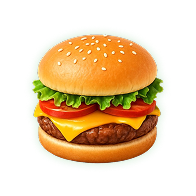
#> input picture dist/Assets/Ellipse 19.png, 196 x 196 px, given in place of locked_V1_45.png, which was not available
$ python seat_hot5_ironclad.py
#> lines starting #> are read from the running program, lines starting #| are printed output that depends on the picture; after the words box and inside, x2 and y2 are one past the last pixel; in counts of white or black regions, pixels touching at a corner belong together; pictures that were not available may be replaced by others from this repository, and a replacement may not be noted
### scripts/repair_sunset_on_locked_vessels.py
# -*- coding: utf-8 -*-
"""Seat food onto locked empty vessel masters (fixes rembg eating charcoal)."""
from __future__ import annotations

import io
import json
import sys
from pathlib import Path

import numpy as np
from PIL import Image, ImageFilter

sys.path.insert(0, str(Path(__file__).resolve().parent))
from sunset_vessel_system import (  # noqa: E402
    ASSETS,
    MASTER_DIR,
    SIZE,
    USER_ASSETS,
    VESSEL_CY,
    VESSEL_FRAC,
    VESSEL_MAP,
    angle_for,
    bg_path_for,
    find_src,
    target_diameter_px,
)

MENU = Path(r"C:\MestiDelivery\Frontend\scripts\menu_photos\sunset")
MENU_BG = Path(r"C:\MestiDelivery\Frontend\scripts\menu_photos\sunset_background")


def rembg_rgba(im: Image.Image) -> Image.Image:
    from rembg import remove

    buf = io.BytesIO()
    im.convert("RGB").save(buf, format="PNG")
    return Image.open(io.BytesIO(remove(buf.getvalue()))).convert("RGBA")


# [159 lines left out: functions trim, food_only, soft_shadow, load_locked_scene, load_cutout, find_food_src and 3 more, not called in this run]


# [2 lines that do not run on import are left out]

### scripts/seat_hot5_ironclad.py
# -*- coding: utf-8 -*-
"""Ironclad seat: paste food onto locked_V*_45 masters. Never rembg the vessel."""
from __future__ import annotations

import sys
from pathlib import Path

import numpy as np
from PIL import Image, ImageFilter

sys.stdout.reconfigure(encoding="utf-8")
sys.path.insert(0, str(Path(__file__).resolve().parent))

from repair_sunset_on_locked_vessels import rembg_rgba, trim, soft_shadow  # noqa: E402
from sunset_vessel_system import ASSETS, MASTER_DIR, SIZE, USER_ASSETS  # noqa: E402

USER_GEN = Path(r"C:\Users\sxclipse\.cursor\projects\c-MestiDelivery-Frontend\assets")

# stem, gen, vessel, food_as_fraction_of_plate_diameter
JOBS = [
    ("sunset-31-fried-chicken", USER_GEN / "sunset_gen_31_tabaka.png", "V1", 0.62),
    ("sunset-32-chicken-adjika", USER_GEN / "sunset_gen_32_adjika_plated.png", "V1", 0.62),
    ("sunset-33-chkmeruli", USER_GEN / "sunset_gen_chkmeruli_pilot.png", "V2", 0.76),
    ("sunset-34-stewed-beef", USER_GEN / "sunset_gen_34_stewed_beef.png", "V2", 0.76),
    ("sunset-35-stewed-tashmijabi", USER_GEN / "sunset_gen_35_tashmijabi_v2.png", "V2", 0.76),
]


def food_only(src: Path) -> Image.Image:
    rgba = rembg_rgba(Image.open(src).convert("RGB"))
    arr = np.array(rgba, copy=True)
    rgb = arr[..., :3].astype(np.float32)
    a = arr[..., 3]
    opaque = a > 40
    r, g, b = rgb[..., 0], rgb[..., 1], rgb[..., 2]
    lum = rgb.mean(-1)
    sat = rgb.max(-1) - rgb.min(-1)
    food = opaque & (
        ((sat > 24) & (lum < 215) & ~((lum < 100) & (sat < 28)))
        | ((lum < 78) & (sat > 14))
        | ((g > r + 6) & (g > b + 4) & (lum < 180))
        | ((r > g + 18) & (r > b + 18) & (lum < 205))
        | ((r > 145) & (g > 110) & (b < 145) & (sat > 28) & (lum < 210))
        | ((lum > 155) & (lum < 235) & (sat < 55) & (r > 135) & (b < 195))
    )
    food_m = np.asarray(Image.fromarray((food.astype(np.uint8) * 255), "L").filter(ImageFilter.MaxFilter(11))) > 0
    charcoal = opaque & (lum < 100) & (sat < 28)
    pale = opaque & (lum > 155) & (sat < 35)
    arr[charcoal | pale | ~food_m, 3] = 0
    return trim(Image.fromarray(arr))


def plate_geom(scene: Image.Image) -> tuple[int, int, int]:
    """Return cx, cy, outer_radius of charcoal vessel on locked scene."""
    rgb = np.asarray(scene.convert("RGB")).astype(np.float32)
    lum = rgb.mean(-1)
    sat = rgb.max(-1) - rgb.min(-1)
    h, w = lum.shape
    # Prefer dark disk in lower-center (45° plate)
    cy_guess, cx_guess = int(h * 0.55), w // 2
    ys, xs = np.ogrid[:h, :w]
    rr = np.sqrt((ys - cy_guess) ** 2 + (xs - cx_guess) ** 2)
    dark = (lum < 105) & (sat < 48)
    best_r = int(0.34 * w)
    for r in range(int(0.40 * w), int(0.24 * w), -1):
        ring = (rr >= r - 2) & (rr <= r + 2)
        if ring.sum() > 40 and float(dark[ring].mean()) > 0.55:
            best_r = r
            break
    return cx_guess, cy_guess, best_r


def seat(stem: str, src: Path, vessel: str, fill: float) -> Path:
    locked = MASTER_DIR / f"locked_{vessel}_45.png"
    # Keep locked scene pixels EXACTLY — only paste food on top
    scene = Image.open(locked).convert("RGB").resize((SIZE, SIZE), Image.Resampling.LANCZOS)
    cx, cy, plate_r = plate_geom(scene)
    food = food_only(src)
    if food.getchannel("A").getbbox() is None:
        raise RuntimeError(f"empty food {stem}")

    food_d = int(2 * plate_r * fill)
    fw, fh = food.size
    scale = food_d / max(fw, fh)
    nw, nh = max(1, int(fw * scale)), max(1, int(fh * scale))
    food = food.resize((nw, nh), Image.Resampling.LANCZOS)

    x = cx - nw // 2
    y = cy - nh // 2 + (6 if vessel == "V2" else -4)
    canvas = scene.copy()
    sh = soft_shadow(int(nw * 0.9), max(16, int(nh * 0.09)), strength=0.20)
    canvas.paste(sh, (x + (nw - sh.width) // 2, y + nh - sh.height // 2), sh)
    canvas.paste(food, (x, y), food)

    unders = stem.replace("-", "_")
    for dest in (
        ASSETS / f"{unders}.png",
        USER_ASSETS / f"{unders}.png",
        USER_ASSETS / f"{stem}.png",
        ASSETS / f"{unders}_PILOT.png",
    ):
        canvas.save(dest, "PNG")
    print(f"  plate_r={plate_r} food_d={food_d} rim~{(2*plate_r-food_d)/2:.0f}px")
    return ASSETS / f"{unders}.png"


def main() -> None:
    for stem, src, vessel, fill in JOBS:
        print(stem, flush=True)
        print(" ", seat(stem, src, vessel, fill), flush=True)
#> in seat, `scene = Image.open(locked).convert("RGB").resize((SIZE, SIZE), Image.R..`:
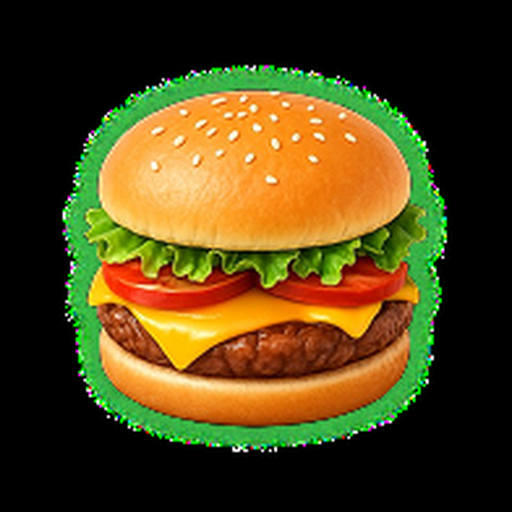
#> scene: PIL image 1024x1024 RGB (shown at 1/2 size); mean R, G, B 79.8, 65.9, 23
#> in plate_geom, `lum = rgb.mean(-1)`:
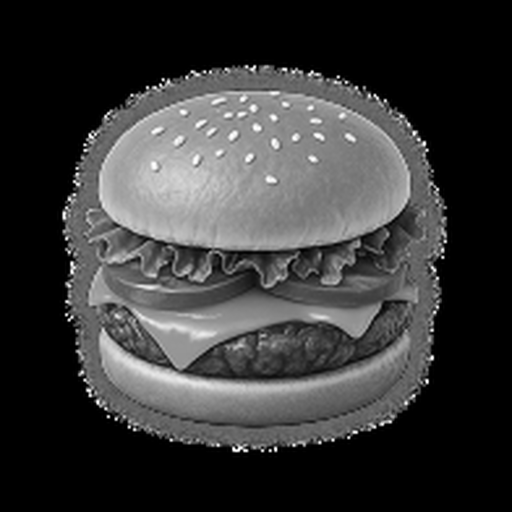
#> lum: shape (1024, 1024) float32 (shown at 1/2 size); min 0, max 255, mean 56.2
#> in plate_geom, `sat = rgb.max(-1) - rgb.min(-1)`:
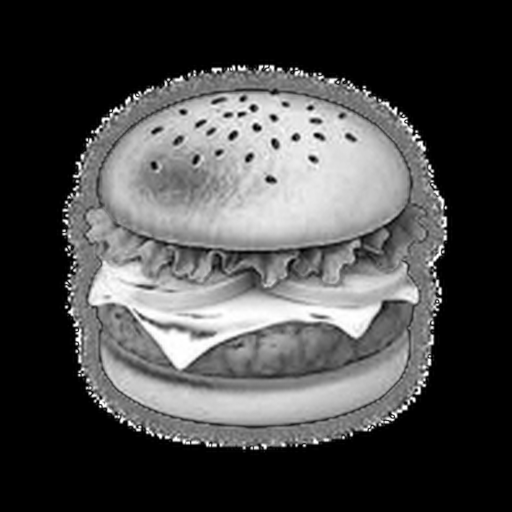
#> sat: shape (1024, 1024) float32 (shown at 1/2 size); min 0, max 255, mean 72.8
#> in plate_geom, `dark = (lum < 105) & (sat < 48)`:
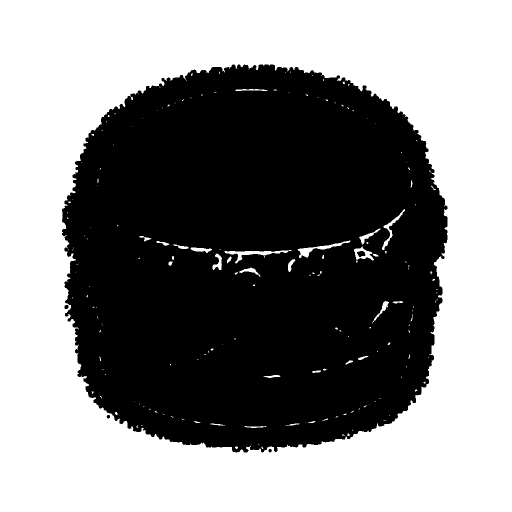
#> dark: shape (1024, 1024) bool (shown at 1/2 size); 53.2% white; 5 black regions, box (x1, y1, x2, y2) and area: (124, 129, 895, 905) 490112, (714, 502, 731, 514) 144, (129, 610, 137, 618) 56, (213, 830, 220, 837) 38, (537, 898, 544, 905) 35
#> in seat, `cx, cy, plate_r = plate_geom(scene)`: cx = 512; cy = 563; plate_r = 409
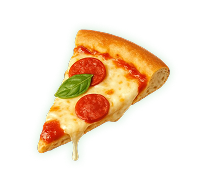
#> input picture dist/Assets/Ellipse 20.png, 197 x 196 px, given in place of sunset_gen_31_tabaka.png, which was not available
#> in rembg_rgba, `im.convert("RGB").save(buf, format="PNG")`:
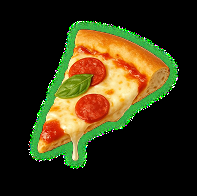
#> im: PIL image 197x196 RGB; mean R, G, B 56.3, 50.7, 21
#> (the call stopped at in rembg_rgba, `return Image.open(io.BytesIO(remove(buf.getvalue()))).convert("RGBA")`: rembg is not available in this run)


if __name__ == "__main__":
#> (the run stopped early here; a loop or call above may not have finished)
